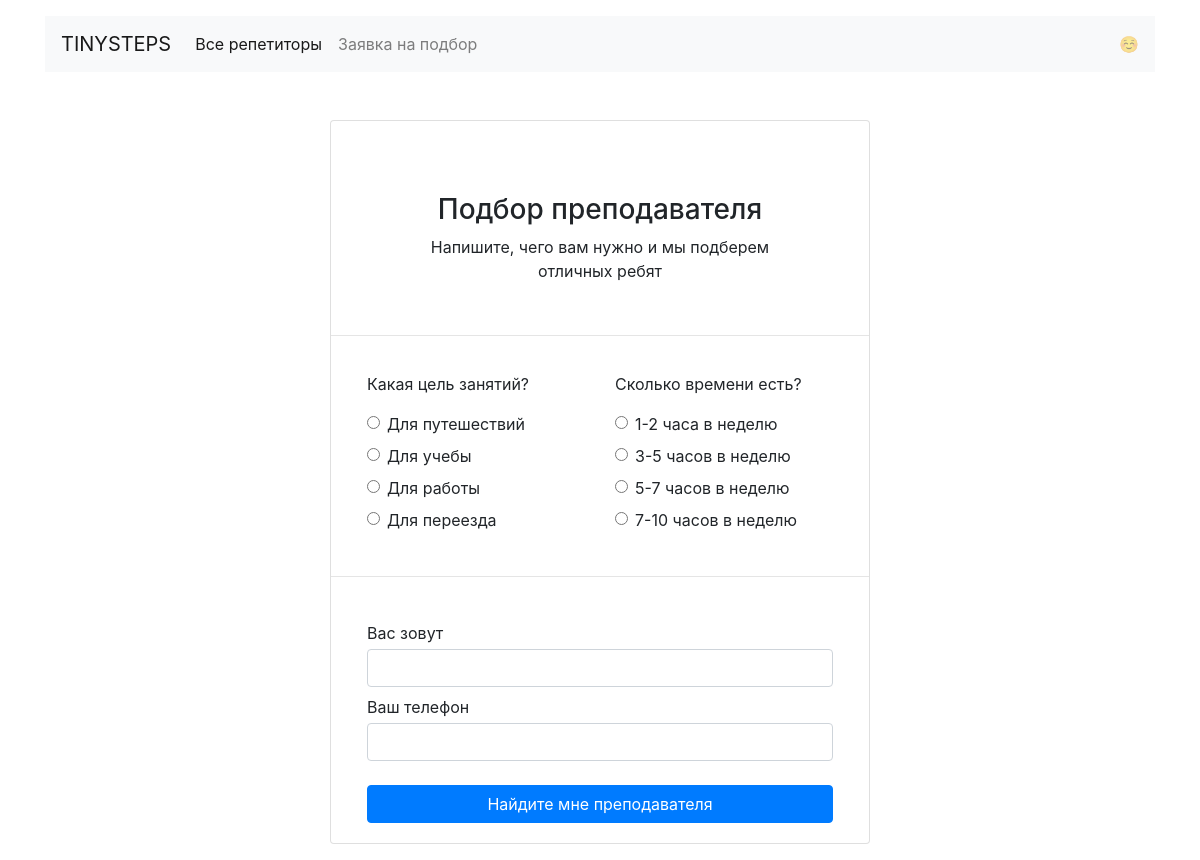
Screenshot of /pick with the database file from the repository.
### models.py (models this page shows)
class Goal(db.Model):
    __tablename__ = 'Goal'
    id = db.Column(db.Integer, primary_key=True, unique=True, autoincrement=True)
    name = db.Column(db.String, nullable=False)
    icon = db.Column(db.String, nullable=False)
    ru_name = db.Column(db.String, nullable=False)
    requests = db.relationship('Request', back_populates='goal')
    tutors = db.relationship('Tutor', secondary=Tutor_Goal, back_populates='goals')

### app.py (the view, shortened to what this page needs)
@app.route('/pick', methods=['POST', 'GET'])
def request_page():
    form_request = RequestForm()
    return render_template('pick.html', form_request=form_request)

### app.py
class RequestForm(FlaskForm):
    request_goal = RadioField('request_goal',
                              choices=[('1', 'Для путешествий'), ('2', 'Для учебы'), ('3', 'Для работы'),
                                       ('4', 'Для переезда')], validators=[DataRequired()])
    request_hours = RadioField('request_goal', choices=[('1-2', '1-2 часа в неделю'), ('3-5', '3-5 часов в неделю'),
                                                        ('5-7', '5-7 часов в неделю'), ('7-10', '7-10 часов в неделю')],
                               validators=[DataRequired()])
    request_client_name = StringField('request_client_name', validators=[DataRequired()])
    request_client_tel = StringField('request_client_tel', validators=[DataRequired()])
    submit = SubmitField('Найдите мне преподавателя')

### app.py (called while the page is built)
@app.context_processor
def pass_goals():
    week_days = {"mon": "понедельник", "tue": "вторник", "wed": "среда", "thu": "четверг", "fri": "пятница",
                 "sat": "суббота", "sun": "четверг"}
    goals = {goal.name: [goal.ru_name, goal.icon] for goal in db.session.query(Goal).all()}
    return dict(goals=goals, week_days=week_days)

### templates/pick.html (shortened to what this page needs)
<!DOCTYPE html>
<html lang="en">
<head>
    <link rel="stylesheet" href="https://stackpath.bootstrapcdn.com/bootstrap/4.3.1/css/bootstrap.min.css">
</head>
<body>
<div class="container mt-3">
  <nav class="navbar navbar-expand-lg navbar-light bg-light">
    <a class="navbar-brand" href="/">TINYSTEPS</a>
    <div class="collapse navbar-collapse" id="navbarNav">
      <ul class="navbar-nav">
        <li class="nav-item active">
          <a class="nav-link" href="/">Все репетиторы</a>
        </li>
        <li class="nav-item">
          <a class="nav-link" href="/pick">Заявка на подбор</a>
        </li>
      </ul>
    </div>
    <span class="navbar-text">
        ☺️
    </span>
  </nav>
  <div class="row mt-5">
      <div class="col-6 offset-3">
        <form action="" class="card mb-3" method="POST">
          <div class="card-body text-center pt-5">
            <h3 class="card-title mt-4 mb-2">Подбор преподавателя</h3>
            <p class="px-5">Напишите, чего вам нужно и мы подберем отличных ребят</p>
          </div>
          <hr/>
          <div class="card-body mx-3">
            <div class="row">
              <div class="col">
                <p>Какая цель занятий?</p>
                {% for goal in form_request.request_goal %}
                <div class="form-check ">
                  {{ goal(type="radio", class="form-check-input")}}
                  {{ goal.label}}
                </div>
                {% endfor %}
              </div>
              <div class="col">
                <p>Сколько времени есть?</p>
                  {% for hours in form_request.request_hours %}
                  <div class="form-check ">
                    {{ hours(type="radio", class="form-check-input")}}
                    {{ hours.label}}
                  </div>
                {% endfor %}
              </div>
            </div>
          </div>
          <hr>
          <div class="card-body mx-3">
            <p class="mb-1 mt-2">Вас зовут</p>
            {{ form_request.request_client_name(class="form-control")}}
            <p class="mb-1 mt-2">Ваш телефон</p>
            {{ form_request.request_client_tel(class="form-control")}}
            {{ form_request.submit(class='btn btn-primary btn-block mt-4') }}
          </div>
        </form>
      </div>
  </div>
</div>
</body>
</html>

### rows the page displays
Goal: label "Для путешествий"
Goal: label "Для учебы"
Goal: label "Для работы"
Goal: label "Для переезда"

### other values shown
{{ hours.label }} "1-2 часа в неделю" "3-5 часов в неделю" "5-7 часов в неделю" "7-10 часов в неделю"
